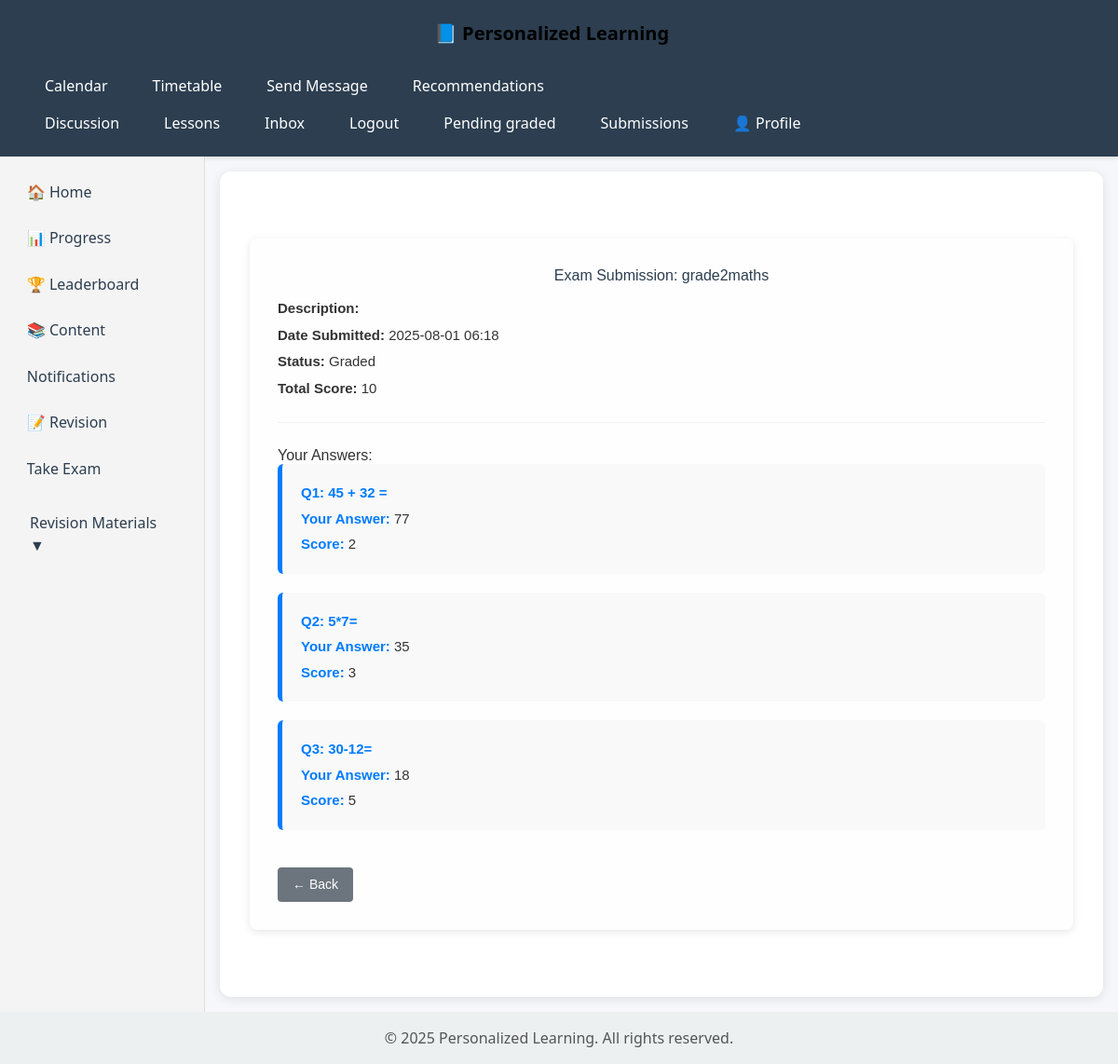
The page /examination/exams/submitted/33/ (signed in) on the database its author committed.
### Examination/models.py (models this page shows, shortened)
class Exam(models.Model):
    title = models.CharField(max_length=255)
    created_by = models.ForeignKey(Teacher, on_delete=models.SET_NULL, null=True)
    created_at = models.DateTimeField(auto_now_add=True)

class StudentExam(models.Model):
    student = models.ForeignKey(Profile, on_delete=models.CASCADE)
    exam = models.ForeignKey(Exam, on_delete=models.CASCADE)
    submitted_at = models.DateTimeField(auto_now_add=True)
    graded = models.BooleanField(default=False)
    submitted=models.BooleanField(default=False)
    total_marks = models.PositiveIntegerField(default=0)

class StudentAnswer(models.Model):
    student_exam = models.ForeignKey(StudentExam, on_delete=models.CASCADE, related_name='answers')
    question = models.ForeignKey(Question, on_delete=models.CASCADE)
    answer_text = models.TextField()
    marks_awarded = models.PositiveIntegerField(null=True, blank=True)
    checked_by = models.ForeignKey(Profile, on_delete=models.SET_NULL, null=True, blank=True)
    checked_at = models.DateTimeField(null=True, blank=True)

class Question(models.Model):
    exam = models.ForeignKey(Exam, on_delete=models.CASCADE, related_name='questions')
    text = models.TextField()
    max_marks = models.PositiveIntegerField(default=1)

### Examination/views.py (the view)
# urls.py: path('exams/submitted/<int:student_exam_id>/', views.exam_submitted, name='exam_submitted'),
@login_required
def exam_submitted(request, student_exam_id):
    student_exam = get_object_or_404(StudentExam, id=student_exam_id)
    student_exam.submitted = True
    exam = student_exam.exam
    answers = StudentAnswer.objects.filter(student_exam=student_exam).select_related('question')
    return render(request, 'Examination/exam_submitted.html', {
        'exam': exam,
        'student_exam': student_exam,
        'answers': answers,
    })

### Examination/templates/Examination/exam_submitted.html (shortened to what this page needs)
{% extends "content/base.html" %}
{% block content %}
<div class="submission-container">
  <h2>Exam Submission: {{ exam.title }}</h2>
  <p><strong>Description:</strong> {{ exam.description }}</p>
  <p><strong>Date Submitted:</strong> {{ student_exam.submitted_at|date:"Y-m-d H:i" }}</p>
  <p><strong>Status:</strong>
    {% if student_exam.graded %}
      Graded
    {% else %}
      Pending Grading
    {% endif %}
  </p>
  {% if student_exam.graded %}
    <p><strong>Total Score:</strong> {{ student_exam.total_marks }}</p>
  {% endif %}
  <hr>
  <h3>Your Answers:</h3>
  {% for answer in answers %}
    <div class="answer-block">
      <p><strong>Q{{ forloop.counter }}: {{ answer.question.text }}</strong></p>
      <p><strong>Your Answer:</strong> {{ answer.answer_text }}</p>
      {% if student_exam.graded %}
        <p><strong>Score:</strong> {{ answer.marks_awarded }}</p>
      {% endif %}
    </div>
  {% endfor %}
  <button type="button" onclick="window.history.back();" class="back-btn">
    &larr; Back
  </button>
</div>
{% endblock %}

### content/templates/content/base.html (style rules this page uses)
body { margin: 0; font-family: 'Segoe UI', Tahoma, Geneva, Verdana, sans-serif; background-color: #f5f7fa; color: #333; display: flex; flex-direction: column; min-height: 100vh; }

### Examination/templates/Examination/exam_submitted.html (style rules this page uses)
.submission-container { max-width: 900px; margin: 40px auto; padding: 30px; background-color: #fefefe; border-radius: 8px; font-family: Arial, sans-serif; box-shadow: 0 2px 8px rgba(0, 0, 0, 0.1); }
.submission-container h2 { text-align: center; color: #2c3e50; margin-bottom: 15px; }
.submission-container p { margin: 6px 0; font-size: 15px; color: #333; }
.submission-container hr { margin: 25px 0; border: none; border-top: 1px solid #ccc; }
.answer-block { background-color: #f9f9f9; padding: 15px 20px; margin-bottom: 20px; border-radius: 6px; border-left: 5px solid #007bff; }
.answer-block p { margin: 5px 0; }
.answer-block strong { color: #007bff; }
.back-btn { display: inline-block; margin-top: 20px; background-color: #6c757d; color: white; padding: 8px 16px; border: none; border-radius: 4px; font-size: 14px; cursor: pointer; text-decoration: none; }

### rows shown on the page
Exam: title "grade2maths"
StudentExam: submitted_at "2025-08-01 06:18", total_marks "10"
StudentAnswer: question.text "45 + 32 =", answer_text "77", marks_awarded "2"
StudentAnswer: question.text "5*7=", answer_text "35", marks_awarded "3"
StudentAnswer: question.text "30-12=", answer_text "18", marks_awarded "5"
